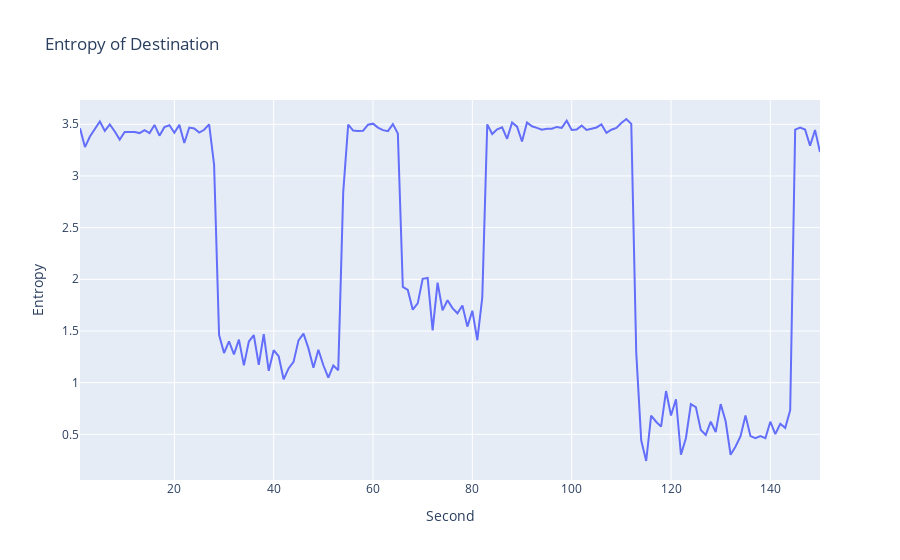

Write notebook code for a chart like this one.
### Code cell
fig = px.line(destination_entropy,
              x='Second', 
              y="multiply",
              title="Entropy of Destination"
             )
# fig.update_xaxes(range = [-4,4])
fig.update_yaxes(title='Entropy')
fig.show()

### Figure 1 — Plotly figure (JSON) as saved in the notebook; plotly's stock layout.template omitted (floating-point values rounded to 4 significant figures; data arrays with more than 128 entries replaced by an {"elided": "..."} marker saying what was removed)
{"data": [{"hovertemplate": "Second=%{x}<br>multiply=%{y}<extra></extra>", "legendgroup": "", "line": {"color": "#636efa", "dash": "solid"}, "marker": {"symbol": "circle"}, "mode": "lines", "name": "", "orientation": "v", "showlegend": false, "type": "scatter", "x": {"elided": "150 int values"}, "xaxis": "x", "y": {"elided": "150 float values"}, "yaxis": "y"}], "layout": {"legend": {"tracegroupgap": 0}, "title": {"text": "Entropy of Destination"}, "xaxis": {"anchor": "y", "domain": [0, 1], "title": {"text": "Second"}}, "yaxis": {"anchor": "x", "domain": [0, 1], "title": {"text": "Entropy"}}}}
